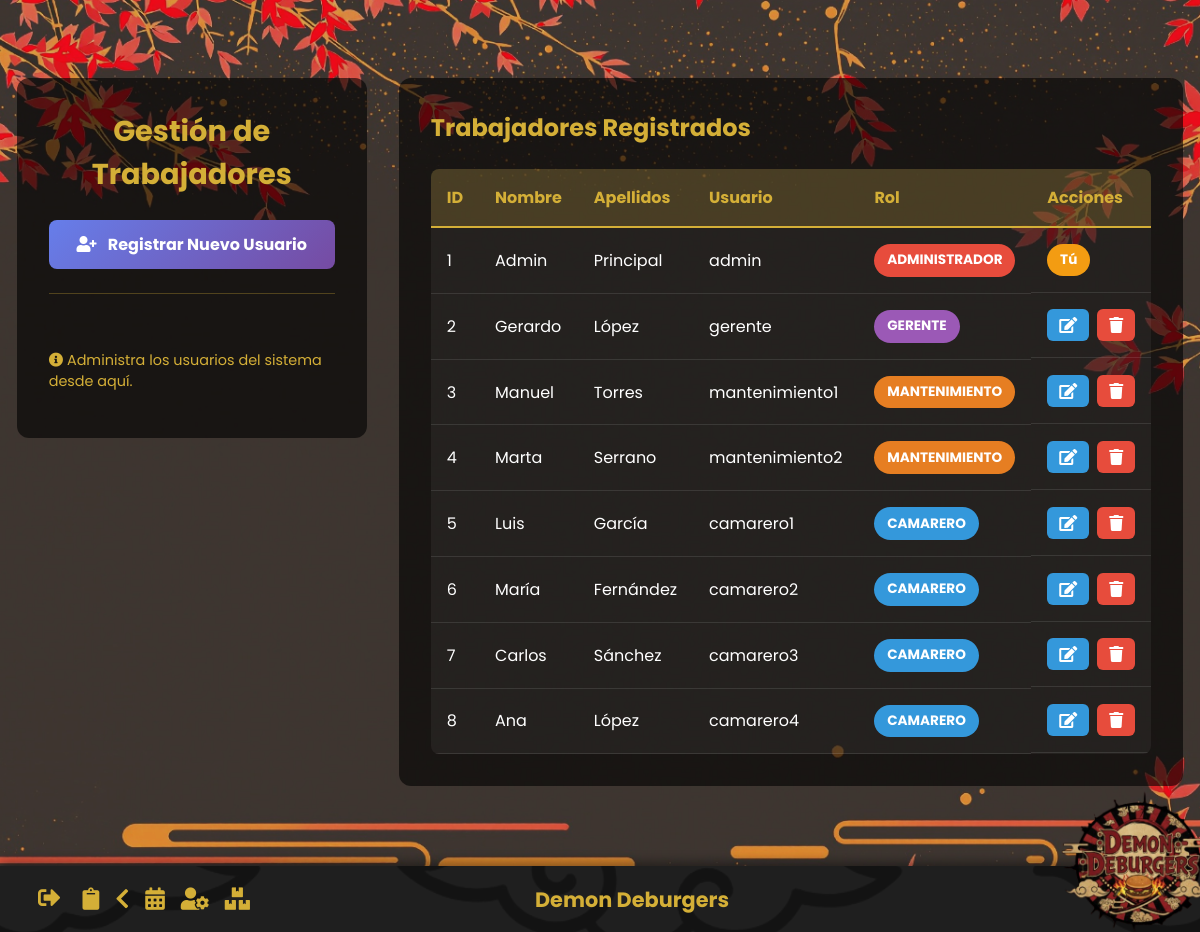
/views/trabajadores.php (signed in), run on the app's committed database.
### tables this page shows
CREATE TABLE usuarios (
    id_usuario INT AUTO_INCREMENT PRIMARY KEY,
    nombre VARCHAR(30) NOT NULL,
    apellidos VARCHAR(50) NOT NULL,
    user VARCHAR(50) UNIQUE NOT NULL,
    password VARCHAR(255) NOT NULL,
    id_rol INT NOT NULL
);

CREATE TABLE roles (
    id_rol INT AUTO_INCREMENT PRIMARY KEY,
    nombre VARCHAR(30) UNIQUE NOT NULL
);

### views/trabajadores.php (the view, shortened to what this page needs)
<?php
require_once('../includes/conexion.php');
try {
    $stmtTrabajadores = $conn->prepare('
        SELECT u.id_usuario, u.nombre, u.apellidos, u.user, r.nombre as rol_nombre, u.id_rol
        FROM usuarios u
        INNER JOIN roles r ON u.id_rol = r.id_rol
        ORDER BY u.id_usuario ASC
    ');
    $stmtTrabajadores->execute();
    $trabajadores = $stmtTrabajadores->fetchAll(PDO::FETCH_ASSOC);
} catch (Exception $e) {
    $trabajadores = [];
}
?>
<!DOCTYPE html>
<html lang="es">
<head>
<link rel="stylesheet" href="https://cdnjs.cloudflare.com/ajax/libs/font-awesome/5.15.4/css/all.min.css">
<link rel="stylesheet" href="../css/styles.css">
</head>
<body class="body-restaurante trabajadores-page">
    <div class="trabajadores-container">
        <aside class="trabajadores-sidebar">
            <h1 class="trabajadores-title">Gestión de Trabajadores</h1>
            <a href="register.php" class="btn-new-user">
                <i class="fas fa-user-plus"></i> Registrar Nuevo Usuario
            </a>
            <div class="sidebar-info">
                <p style="color: #d4af37; margin-top: 2rem; font-size: 0.9rem;">
                    <i class="fas fa-info-circle"></i> Administra los usuarios del sistema desde aquí.
                </p>
            </div>
        </aside>
        <section class="trabajadores-list-section">
            <h2 class="trabajadores-subtitle">Trabajadores Registrados</h2>
            <?php if (count($trabajadores) > 0): ?>
                <div class="trabajadores-table-wrapper">
                    <table class="trabajadores-table">
                        <thead>
                            <tr>
                                <th>ID</th>
                                <th>Nombre</th>
                                <th>Apellidos</th>
                                <th>Usuario</th>
                                <th>Rol</th>
                                <th>Acciones</th>
                            </tr>
                        </thead>
                        <tbody>
                            <?php foreach ($trabajadores as $t): ?>
                                <?php $esUsuarioActual = ($t['id_usuario'] == $_SESSION['id_camarero']); ?>
                                <tr>
                                    <td><?= (int)$t['id_usuario'] ?></td>
                                    <td><?= htmlspecialchars($t['nombre']) ?></td>
                                    <td><?= htmlspecialchars($t['apellidos']) ?></td>
                                    <td><?= htmlspecialchars($t['user']) ?></td>
                                    <td>
                                        <span class="rol-badge rol-<?= (int)$t['id_rol'] ?>">
                                            <?= htmlspecialchars($t['rol_nombre']) ?>
                                        </span>
                                    </td>
                                    <td class="actions-cell">
                                        <?php if ($esUsuarioActual): ?>
                                            <span class="badge-self">Tú</span>
                                        <?php else: ?>
                                            <a href="editar_trabajador.php?id=<?= (int)$t['id_usuario'] ?>"
                                               class="btn-action btn-edit" title="Editar">
                                                <i class="fas fa-edit"></i>
                                            </a>
                                            <button type="button"
                                                    class="btn-action btn-delete"
                                                    title="Eliminar"
                                                    onclick="confirmarEliminacion(<?= (int)$t['id_usuario'] ?>, '<?= htmlspecialchars($t['nombre']) ?>')">
                                                <i class="fas fa-trash"></i>
                                            </button>
                                        <?php endif; ?>
                                    </td>
                                </tr>
                            <?php endforeach; ?>
                        </tbody>
                    </table>
                </div>
            <?php else: ?>
                <p class="no-data">No hay trabajadores registrados.</p>
            <?php endif; ?>
        </section>
    </div>
    <?php include '../includes/footer.php'; ?>
</body>
</html>

### css/styles.css (style rules this page uses)
.body-restaurante { margin: 0; font-family: "Poppins", sans-serif; background-image: url("../img/fondo_escritorio.png"); background-size: cover; background-position: center; min-height: 100vh; display: flex; flex-wrap: wrap; justify-content: center; align-items: center; gap: 1.5rem; padding: 2rem; }
.trabajadores-page { padding-bottom: 100px; min-height: 100vh; }
.trabajadores-container { max-width: 1400px; margin: 0 auto; padding: 2rem; display: grid; grid-template-columns: 350px 1fr; gap: 2rem; }
.trabajadores-sidebar { background: rgba(0, 0, 0, 0.6); border-radius: 12px; padding: 2rem; color: #fff; height: fit-content; position: sticky; top: 20px; }
.trabajadores-title { color: #d4af37; margin: 0 0 1.5rem; font-size: 1.8rem; text-align: center; }
.sidebar-info { margin-top: 1.5rem; padding-top: 1.5rem; border-top: 1px solid rgba(212, 175, 55, 0.3); }
.trabajadores-list-section { background: rgba(0, 0, 0, 0.6); border-radius: 12px; padding: 2rem; color: #fff; }
.trabajadores-subtitle { color: #d4af37; margin: 0 0 1.5rem; font-size: 1.5rem; }
.trabajadores-table-wrapper { overflow-x: auto; border-radius: 8px; }
.trabajadores-table { width: 100%; border-collapse: collapse; background: rgba(255, 255, 255, 0.05); }
.trabajadores-table thead { background: rgba(212, 175, 55, 0.2); }
.trabajadores-table th { padding: 1rem; text-align: left; color: #d4af37; font-weight: bold; border-bottom: 2px solid #d4af37; }
.trabajadores-table td { padding: 1rem; border-bottom: 1px solid rgba(255, 255, 255, 0.1); }
.trabajadores-table tbody tr { transition: background 0.3s ease; }
.rol-badge { display: inline-block; padding: 0.4rem 0.8rem; border-radius: 20px; font-size: 0.85rem; font-weight: bold; text-transform: uppercase; }
.rol-badge.rol-1 { background: #3498db; color: #fff; }
.rol-badge.rol-2 { background: #9b59b6; color: #fff; }
.rol-badge.rol-3 { background: #e67e22; color: #fff; }
.rol-badge.rol-4 { background: #e74c3c; color: #fff; }
.actions-cell { display: flex; gap: 0.5rem; align-items: center; }
.btn-action { padding: 0.5rem 0.75rem; border: none; border-radius: 6px; cursor: pointer; transition: all 0.3s ease; color: #fff; font-size: 1rem; text-decoration: none; display: inline-flex; align-items: center; justify-content: center; }
.btn-edit { background: #3498db; }
.btn-delete { background: #e74c3c; }
.btn-new-user { display: block; width: 100%; padding: 0.75rem 1rem; background: linear-gradient(135deg, #667eea 0%, #764ba2 100%); color: #fff; text-decoration: none; border-radius: 8px; text-align: center; font-weight: bold; transition: all 0.3s ease; box-sizing: border-box; }
.btn-new-user i { margin-right: 0.5rem; }
.badge-self { display: inline-block; padding: 0.4rem 0.8rem; background: #f39c12; color: #fff; border-radius: 20px; font-size: 0.85rem; font-weight: bold; }

### data on the page
usuarios: id_usuario "1", nombre "Admin", apellidos "Principal", user "admin", id_rol.nombre "ADMINISTRADOR", shows "Tú"
usuarios: id_usuario "2", nombre "Gerardo", apellidos "López", user "gerente", id_rol.nombre "GERENTE"
usuarios: id_usuario "3", nombre "Manuel", apellidos "Torres", user "mantenimiento1", id_rol.nombre "MANTENIMIENTO"
usuarios: id_usuario "4", nombre "Marta", apellidos "Serrano", user "mantenimiento2", id_rol.nombre "MANTENIMIENTO"
usuarios: id_usuario "5", nombre "Luis", apellidos "García", user "camarero1", id_rol.nombre "CAMARERO"
usuarios: id_usuario "6", nombre "María", apellidos "Fernández", user "camarero2", id_rol.nombre "CAMARERO"
usuarios: id_usuario "7", nombre "Carlos", apellidos "Sánchez", user "camarero3", id_rol.nombre "CAMARERO"
usuarios: id_usuario "8", nombre "Ana", apellidos "López", user "camarero4", id_rol.nombre "CAMARERO"
